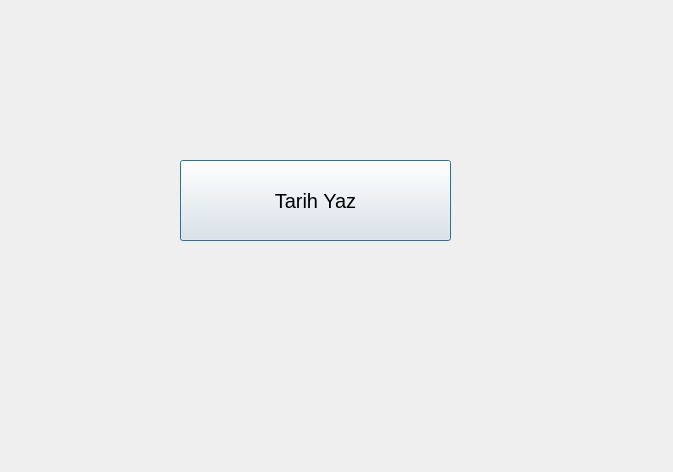
<?xml version="1.0" encoding="UTF-8"?>
<ui version="4.0">
 <class>Dialog</class>
 <widget class="QDialog" name="Dialog">
  <property name="geometry">
   <rect>
    <x>0</x>
    <y>0</y>
    <width>673</width>
    <height>472</height>
   </rect>
  </property>
  <property name="windowTitle">
   <string>Dialog</string>
  </property>
  <widget class="QPushButton" name="btnYaz">
   <property name="geometry">
    <rect>
     <x>180</x>
     <y>160</y>
     <width>271</width>
     <height>81</height>
    </rect>
   </property>
   <property name="font">
    <font>
     <pointsize>15</pointsize>
    </font>
   </property>
   <property name="text">
    <string>Tarih Yaz</string>
   </property>
  </widget>
 </widget>
 <resources/>
 <connections/>
</ui>
